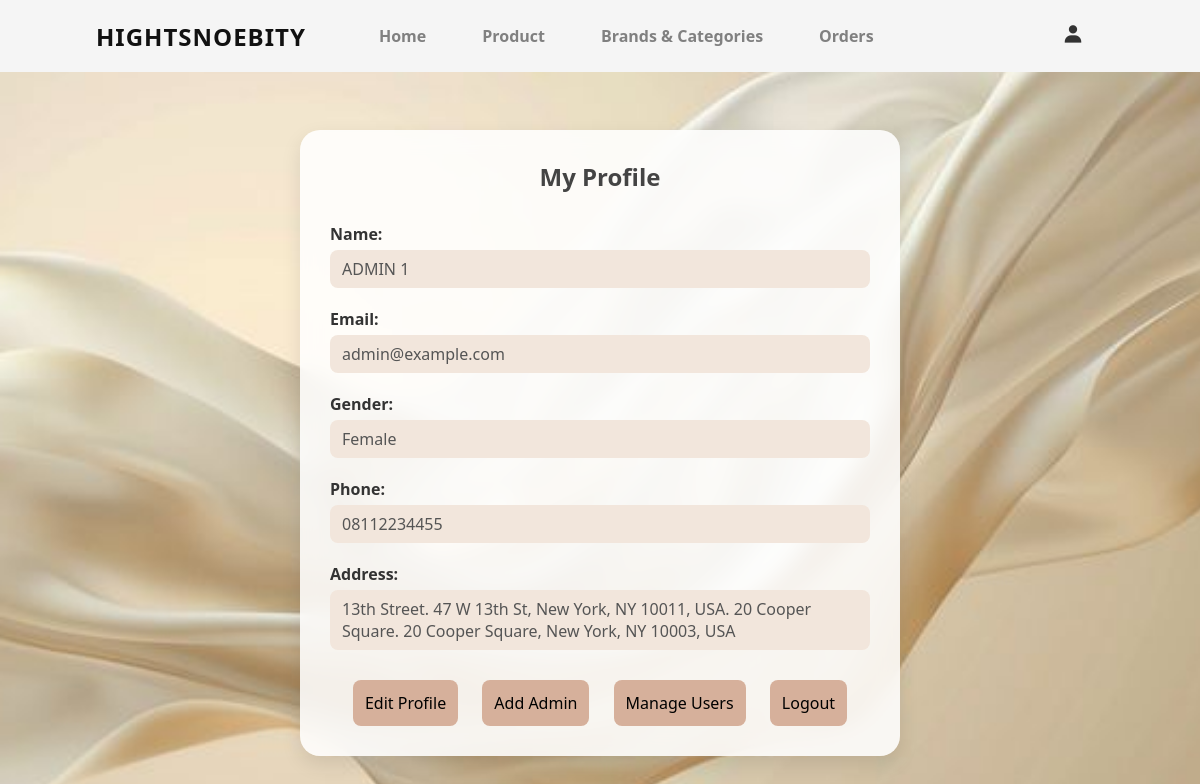
The app's page /profile.php (signed in) with its own data.
### tables this page shows
CREATE TABLE `users` (
  `id` int(11) NOT NULL,
  `name` varchar(100) NOT NULL,
  `email` varchar(255) NOT NULL,
  `password_hash` varchar(255) NOT NULL,
  `role` enum('admin','customer') NOT NULL DEFAULT 'customer',
  `created_at` timestamp NOT NULL DEFAULT current_timestamp(),
  `gender` varchar(10) DEFAULT NULL,
  `phone` varchar(20) DEFAULT NULL,
  `address` text DEFAULT NULL
);

### profile.php (the view, shortened to what this page needs)
<?php
include 'config.php';
$userId = $_SESSION['user']['id'];
$isAdmin = isset($_SESSION['user']['role']) && $_SESSION['user']['role'] === 'admin';
$stmt = $conn->prepare("SELECT name, email, gender, phone, address FROM users WHERE id = ?");
$stmt->bind_param("i", $userId);
$stmt->execute();
$result = $stmt->get_result();
$userData = $result->fetch_assoc();
?>
<!DOCTYPE html>
<html lang="en">
<head>
  <link rel="stylesheet" href="css/form.css">
</head>
<body>
<?php
if ($isAdmin) {
    include 'header-admin.php';
} else {
    include 'header.php';
}
?>
    <section>
        <div class="profile-container">
            <h2>My Profile</h2>
            <div class="profile-info">
            <label>Name:</label>
            <p><?= htmlspecialchars($userData['name']) ?></p>
            <label>Email:</label>
            <p><?= htmlspecialchars($userData['email']) ?></p>
            <label>Gender:</label>
            <p><?= htmlspecialchars($userData['gender']) ?: '-' ?></p>
            <label>Phone:</label>
            <p><?= htmlspecialchars($userData['phone']) ?: '-' ?></p>
            <label>Address:</label>
            <p><?= nl2br(htmlspecialchars($userData['address'])) ?: '-' ?></p>
            </div>
            <?php
            if ($isAdmin) { ?>
                <div class="actions">
                <a style="padding: 12px 12px;"; href="edit_profile.php">Edit Profile</a>
                <a style="padding: 12px 12px;"; href="register-admin.php">Add Admin</a>
                <a style="padding: 12px 12px;"; href="manage_users.php">Manage Users</a>
                <a style="padding: 12px 12px;"; href="logout.php">Logout</a>
                </div>
            <?php } ?>
        </div>
    </section>
</body>
</html>

### css/form.css (style rules this page uses)
body { font-family: 'Segoe UI', sans-serif; padding: 30px; margin: 0; background: url("../images/views/background-1.jpg") no-repeat center center; background-size: cover; min-height: 100vh; }
.profile-container { max-width: 600px; margin: auto; background: #ffffffdd; backdrop-filter: blur(10px); padding: 30px; border-radius: 20px; box-shadow: 0 8px 20px rgba(0, 0, 0, 0.1); }
h2 { text-align: center; margin-bottom: 30px; color: #444; }
.profile-info label { font-weight: 600; display: block; margin-top: 20px; color: #333; }
.profile-info p { margin: 5px 0 10px; color: #555; background: #f2e6dc ; padding: 8px 12px; border-radius: 8px; }
.actions { text-align: center; margin-top: 30px; }
.actions a, .actions button { text-decoration: none; background-color: #d6b09b; color: black; padding: 12px 20px; margin: 0 10px; border-radius: 8px; display: inline-block; border: none; cursor: pointer; font: inherit; }

### css/FASHION.css (style rules this page uses)
* { padding: 0; margin: 0; box-sizing: border-box; list-style: none; text-decoration: none; scroll-behavior: smooth; }
:root { --background-color: #ffffff; --text-color: #111111; --main-color: #c8815f; --big-font: 4.5rem; --h2-font: 3.3rem; --h3-font: 2rem; --normal-font: 1rem; }
body { background: var(red); color: var(black); }
section { padding: 100px 14%; }

### records on screen
users: name "ADMIN 1", email "admin@example.com", gender "Female", phone "08112234455", address "13th Street. 47 W 13th St, New York, NY 10011, USA. 20 Cooper Square. 20 Cooper Square, New York, NY 10003, USA"
